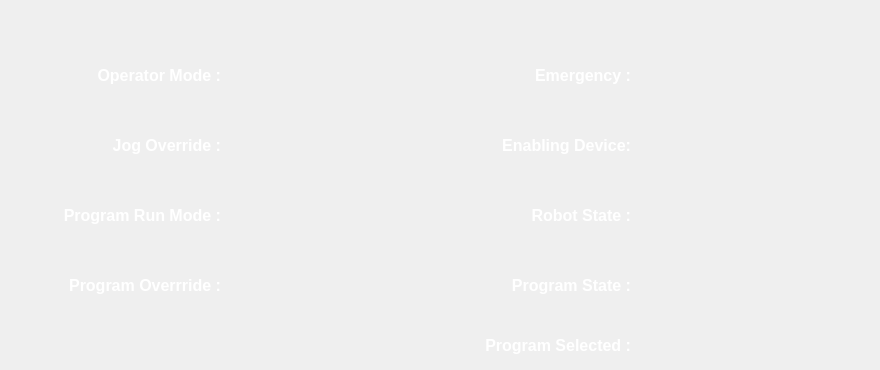
            <widget class="QWidget" name="page_status">
             <widget class="QLabel" name="ov_jog">
              <property name="geometry">
               <rect>
                <x>230</x>
                <y>130</y>
                <width>151</width>
                <height>31</height>
               </rect>
              </property>
              <property name="font">
               <font>
                <pointsize>12</pointsize>
               </font>
              </property>
              <property name="cursor">
               <cursorShape>ArrowCursor</cursorShape>
              </property>
              <property name="styleSheet">
               <string notr="true">color: #FFF;</string>
              </property>
              <property name="text">
               <string/>
              </property>
              <property name="alignment">
               <set>Qt::AlignLeading|Qt::AlignLeft|Qt::AlignVCenter</set>
              </property>
             </widget>
             <widget class="QLabel" name="ov_prg">
              <property name="geometry">
               <rect>
                <x>230</x>
                <y>270</y>
                <width>151</width>
                <height>31</height>
               </rect>
              </property>
              <property name="font">
               <font>
                <pointsize>12</pointsize>
               </font>
              </property>
              <property name="cursor">
               <cursorShape>ArrowCursor</cursorShape>
              </property>
              <property name="styleSheet">
               <string notr="true">color: #FFF;</string>
              </property>
              <property name="text">
               <string/>
              </property>
              <property name="alignment">
               <set>Qt::AlignLeading|Qt::AlignLeft|Qt::AlignVCenter</set>
              </property>
             </widget>
             <widget class="QLabel" name="mode_prg">
              <property name="geometry">
               <rect>
                <x>230</x>
                <y>200</y>
                <width>151</width>
                <height>31</height>
               </rect>
              </property>
              <property name="font">
               <font>
                <pointsize>12</pointsize>
               </font>
              </property>
              <property name="cursor">
               <cursorShape>ArrowCursor</cursorShape>
              </property>
              <property name="styleSheet">
               <string notr="true">color: #FFF;</string>
              </property>
              <property name="text">
               <string/>
              </property>
              <property name="alignment">
               <set>Qt::AlignLeading|Qt::AlignLeft|Qt::AlignVCenter</set>
              </property>
             </widget>
             <widget class="QLabel" name="mode_op">
              <property name="geometry">
               <rect>
                <x>230</x>
                <y>60</y>
                <width>151</width>
                <height>31</height>
               </rect>
              </property>
              <property name="font">
               <font>
                <pointsize>12</pointsize>
               </font>
              </property>
              <property name="cursor">
               <cursorShape>ArrowCursor</cursorShape>
              </property>
              <property name="styleSheet">
               <string notr="true">color: #FFF;</string>
              </property>
              <property name="text">
               <string/>
              </property>
              <property name="alignment">
               <set>Qt::AlignLeading|Qt::AlignLeft|Qt::AlignVCenter</set>
              </property>
             </widget>
             <widget class="QLabel" name="label_67">
              <property name="geometry">
               <rect>
                <x>70</x>
                <y>60</y>
                <width>151</width>
                <height>31</height>
               </rect>
              </property>
              <property name="font">
               <font>
                <pointsize>12</pointsize>
                <weight>75</weight>
                <bold>true</bold>
               </font>
              </property>
              <property name="cursor">
               <cursorShape>ArrowCursor</cursorShape>
              </property>
              <property name="styleSheet">
               <string notr="true">color: #FFF;</string>
              </property>
              <property name="text">
               <string>Operator Mode :</string>
              </property>
              <property name="alignment">
               <set>Qt::AlignRight|Qt::AlignTrailing|Qt::AlignVCenter</set>
              </property>
             </widget>
             <widget class="QLabel" name="label_68">
              <property name="geometry">
               <rect>
                <x>70</x>
                <y>130</y>
                <width>151</width>
                <height>31</height>
               </rect>
              </property>
              <property name="font">
               <font>
                <pointsize>12</pointsize>
                <weight>75</weight>
                <bold>true</bold>
               </font>
              </property>
              <property name="cursor">
               <cursorShape>ArrowCursor</cursorShape>
              </property>
              <property name="styleSheet">
               <string notr="true">color: #FFF;</string>
              </property>
              <property name="text">
               <string>Jog Override :</string>
              </property>
              <property name="alignment">
               <set>Qt::AlignRight|Qt::AlignTrailing|Qt::AlignVCenter</set>
              </property>
             </widget>
             <widget class="QLabel" name="label_69">
              <property name="geometry">
               <rect>
                <x>50</x>
                <y>200</y>
                <width>171</width>
                <height>31</height>
               </rect>
              </property>
              <property name="font">
               <font>
                <pointsize>12</pointsize>
                <weight>75</weight>
                <bold>true</bold>
               </font>
              </property>
              <property name="cursor">
               <cursorShape>ArrowCursor</cursorShape>
              </property>
              <property name="styleSheet">
               <string notr="true">color: #FFF;</string>
              </property>
              <property name="text">
               <string>Program Run Mode :</string>
              </property>
              <property name="alignment">
               <set>Qt::AlignRight|Qt::AlignTrailing|Qt::AlignVCenter</set>
              </property>
             </widget>
             <widget class="QLabel" name="label_70">
              <property name="geometry">
               <rect>
                <x>50</x>
                <y>270</y>
                <width>171</width>
                <height>31</height>
               </rect>
              </property>
              <property name="font">
               <font>
                <pointsize>12</pointsize>
                <weight>75</weight>
                <bold>true</bold>
               </font>
              </property>
              <property name="cursor">
               <cursorShape>ArrowCursor</cursorShape>
              </property>
              <property name="styleSheet">
               <string notr="true">color: #FFF;</string>
              </property>
              <property name="text">
               <string>Program Overrride :</string>
              </property>
              <property name="alignment">
               <set>Qt::AlignRight|Qt::AlignTrailing|Qt::AlignVCenter</set>
              </property>
             </widget>
             <widget class="QLabel" name="label_71">
              <property name="geometry">
               <rect>
                <x>480</x>
                <y>60</y>
                <width>151</width>
                <height>31</height>
               </rect>
              </property>
              <property name="font">
               <font>
                <pointsize>12</pointsize>
                <weight>75</weight>
                <bold>true</bold>
               </font>
              </property>
              <property name="cursor">
               <cursorShape>ArrowCursor</cursorShape>
              </property>
              <property name="styleSheet">
               <string notr="true">color: #FFF;</string>
              </property>
              <property name="text">
               <string>Emergency :</string>
              </property>
              <property name="alignment">
               <set>Qt::AlignRight|Qt::AlignTrailing|Qt::AlignVCenter</set>
              </property>
             </widget>
             <widget class="QLabel" name="enb_dev">
              <property name="geometry">
               <rect>
                <x>640</x>
                <y>130</y>
                <width>151</width>
                <height>31</height>
               </rect>
              </property>
              <property name="font">
               <font>
                <pointsize>12</pointsize>
               </font>
              </property>
              <property name="cursor">
               <cursorShape>ArrowCursor</cursorShape>
              </property>
              <property name="styleSheet">
               <string notr="true">color: #FFF;</string>
              </property>
              <property name="text">
               <string/>
              </property>
              <property name="alignment">
               <set>Qt::AlignLeading|Qt::AlignLeft|Qt::AlignVCenter</set>
              </property>
             </widget>
             <widget class="QLabel" name="label_72">
              <property name="geometry">
               <rect>
                <x>480</x>
                <y>130</y>
                <width>151</width>
                <height>31</height>
               </rect>
              </property>
              <property name="font">
               <font>
                <pointsize>12</pointsize>
                <weight>75</weight>
                <bold>true</bold>
               </font>
              </property>
              <property name="cursor">
               <cursorShape>ArrowCursor</cursorShape>
              </property>
              <property name="styleSheet">
               <string notr="true">color: #FFF;</string>
              </property>
              <property name="text">
               <string>Enabling Device:</string>
              </property>
              <property name="alignment">
               <set>Qt::AlignRight|Qt::AlignTrailing|Qt::AlignVCenter</set>
              </property>
             </widget>
             <widget class="QLabel" name="emg_stat">
              <property name="geometry">
               <rect>
                <x>640</x>
                <y>60</y>
                <width>151</width>
                <height>31</height>
               </rect>
              </property>
              <property name="font">
               <font>
                <pointsize>12</pointsize>
               </font>
              </property>
              <property name="cursor">
               <cursorShape>ArrowCursor</cursorShape>
              </property>
              <property name="styleSheet">
               <string notr="true">color: #FFF;</string>
              </property>
              <property name="text">
               <string/>
              </property>
              <property name="alignment">
               <set>Qt::AlignLeading|Qt::AlignLeft|Qt::AlignVCenter</set>
              </property>
             </widget>
             <widget class="QLabel" name="rob_stat">
              <property name="geometry">
               <rect>
                <x>640</x>
                <y>200</y>
                <width>151</width>
                <height>31</height>
               </rect>
              </property>
              <property name="font">
               <font>
                <pointsize>12</pointsize>
               </font>
              </property>
              <property name="cursor">
               <cursorShape>ArrowCursor</cursorShape>
              </property>
              <property name="styleSheet">
               <string notr="true">color: #FFF;</string>
              </property>
              <property name="text">
               <string/>
              </property>
              <property name="alignment">
               <set>Qt::AlignLeading|Qt::AlignLeft|Qt::AlignVCenter</set>
              </property>
             </widget>
             <widget class="QLabel" name="label_73">
              <property name="geometry">
               <rect>
                <x>480</x>
                <y>200</y>
                <width>151</width>
                <height>31</height>
               </rect>
              </property>
              <property name="font">
               <font>
                <pointsize>12</pointsize>
                <weight>75</weight>
                <bold>true</bold>
               </font>
              </property>
              <property name="cursor">
               <cursorShape>ArrowCursor</cursorShape>
              </property>
              <property name="styleSheet">
               <string notr="true">color: #FFF;</string>
              </property>
              <property name="text">
               <string>Robot State :</string>
              </property>
              <property name="alignment">
               <set>Qt::AlignRight|Qt::AlignTrailing|Qt::AlignVCenter</set>
              </property>
             </widget>
             <widget class="QLabel" name="prg_stat">
              <property name="geometry">
               <rect>
                <x>640</x>
                <y>270</y>
                <width>151</width>
                <height>31</height>
               </rect>
              </property>
              <property name="font">
               <font>
                <pointsize>12</pointsize>
               </font>
              </property>
              <property name="cursor">
               <cursorShape>ArrowCursor</cursorShape>
              </property>
              <property name="styleSheet">
               <string notr="true">color: #FFF;</string>
              </property>
              <property name="text">
               <string/>
              </property>
              <property name="alignment">
               <set>Qt::AlignLeading|Qt::AlignLeft|Qt::AlignVCenter</set>
              </property>
             </widget>
             <widget class="QLabel" name="label_74">
              <property name="geometry">
               <rect>
                <x>480</x>
                <y>270</y>
                <width>151</width>
                <height>31</height>
               </rect>
              </property>
              <property name="font">
               <font>
                <pointsize>12</pointsize>
                <weight>75</weight>
                <bold>true</bold>
               </font>
              </property>
              <property name="cursor">
               <cursorShape>ArrowCursor</cursorShape>
              </property>
              <property name="styleSheet">
               <string notr="true">color: #FFF;</string>
              </property>
              <property name="text">
               <string>Program State :</string>
              </property>
              <property name="alignment">
               <set>Qt::AlignRight|Qt::AlignTrailing|Qt::AlignVCenter</set>
              </property>
             </widget>
             <widget class="QLabel" name="label_76">
              <property name="geometry">
               <rect>
                <x>470</x>
                <y>330</y>
                <width>161</width>
                <height>31</height>
               </rect>
              </property>
              <property name="font">
               <font>
                <pointsize>12</pointsize>
                <weight>75</weight>
                <bold>true</bold>
               </font>
              </property>
              <property name="cursor">
               <cursorShape>ArrowCursor</cursorShape>
              </property>
              <property name="styleSheet">
               <string notr="true">color: #FFF;</string>
              </property>
              <property name="text">
               <string>Program Selected :</string>
              </property>
              <property name="alignment">
               <set>Qt::AlignRight|Qt::AlignTrailing|Qt::AlignVCenter</set>
              </property>
             </widget>
             <widget class="QLabel" name="prg_sel">
              <property name="geometry">
               <rect>
                <x>640</x>
                <y>330</y>
                <width>231</width>
                <height>31</height>
               </rect>
              </property>
              <property name="font">
               <font>
                <pointsize>12</pointsize>
               </font>
              </property>
              <property name="cursor">
               <cursorShape>ArrowCursor</cursorShape>
              </property>
              <property name="styleSheet">
               <string notr="true">color: #FFF;</string>
              </property>
              <property name="text">
               <string/>
              </property>
              <property name="alignment">
               <set>Qt::AlignLeading|Qt::AlignLeft|Qt::AlignVCenter</set>
              </property>
             </widget>
            </widget>
